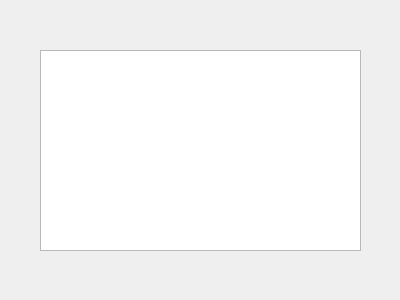
<?xml version="1.0" encoding="UTF-8"?>
<ui version="4.0">
 <class>Widget</class>
 <widget class="QWidget" name="Widget">
  <property name="geometry">
   <rect>
    <x>0</x>
    <y>0</y>
    <width>400</width>
    <height>300</height>
   </rect>
  </property>
  <property name="windowTitle">
   <string>Widget</string>
  </property>
  <widget class="QTextEdit" name="textEdit">
   <property name="geometry">
    <rect>
     <x>40</x>
     <y>50</y>
     <width>321</width>
     <height>201</height>
    </rect>
   </property>
  </widget>
 </widget>
 <layoutdefault spacing="6" margin="11"/>
 <resources/>
 <connections/>
</ui>
